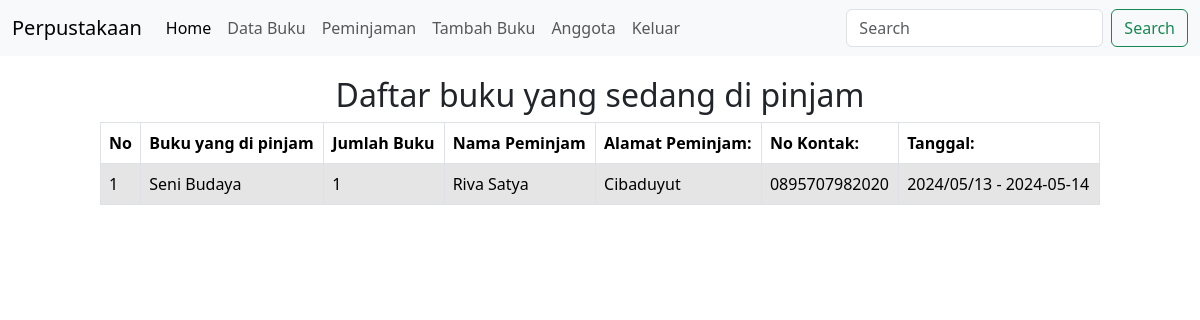
The app's page /anggota.php (signed in) with its own data.
### tables this page shows
CREATE TABLE `peminjaman` (
  `id` int(11) NOT NULL,
  `buku_dipinjam` varchar(50) NOT NULL,
  `jumlah` varchar(50) NOT NULL,
  `nama` varchar(50) NOT NULL,
  `alamat` varchar(50) NOT NULL,
  `kontak` varchar(50) NOT NULL,
  `tanggal` varchar(10) NOT NULL
);

### anggota.php (the view, shortened to what this page needs)
<?php
include 'function.php';
$d=strtotime("tomorrow");
$result = mysqli_query($conn,"SELECT * FROM peminjaman");
?>
<!DOCTYPE html>
<html lang="en">
<head>
    <link href="https://cdn.jsdelivr.net/npm/bootstrap@5.3.3/dist/css/bootstrap.min.css" rel="stylesheet">
</head>
<body>
<nav class="navbar navbar-expand-lg bg-body-tertiary">
  <div class="container-fluid">
    <div class="collapse navbar-collapse" id="navbarTogglerDemo01">
      <a class="navbar-brand" href="admin.php">Perpustakaan</a>
      <ul class="navbar-nav me-auto mb-2 mb-lg-0">
        <li class="nav-item">
          <a class="nav-link active" aria-current="page" href="admin.php">Home</a>
        </li>
        <li class="nav-item">
          <a class="nav-link" href="data.php">Data Buku</a>
        </li>
        <li class="nav-item">
          <a class="nav-link" href="peminjaman.php">Peminjaman</a>
        </li>
        <li class="nav-item">
          <a class="nav-link" href="tambah.php">Tambah Buku</a>
        </li>
        <li class="nav-item">
          <a class="nav-link" href="anggota.php">Anggota</a>
        </li>
        <li class="nav-item">
          <a class="nav-link" href="logout.php">Keluar</a>
        </li>
      </ul>
      <form class="d-flex" role="search">
        <input class="form-control me-2" type="search" placeholder="Search" aria-label="Search">
        <button class="btn btn-outline-success" type="submit" name="cari">Search</button>
      </form>
    </div>
  </div>
</nav>
<h2 style="text-align:center; margin-top:20px;">Daftar buku yang sedang di pinjam</h2>
<div id="container" style="max-width:1000px; margin:auto;">
<table class="table table-bordered ">
  <thead class="table">
    <th>No</th>
    <th>Buku yang di pinjam</th>
    <th>Jumlah Buku</th>
    <th>Nama Peminjam</th>
    <th>Alamat Peminjam:</th>
    <th>No Kontak:</th>
    <th>Tanggal:</th>
  </thead>
 <?php
    $no=1;
 while($row=mysqli_fetch_assoc($result))  { ?>
    <tr class="table-active">
     <td><?= $no ?></td>
     <td><?= $row["buku_dipinjam"]; ?></td>
     <td><?= $row["jumlah"]; ?></td>
     <td><?= $row["nama"];?></td>
     <td><?= $row["alamat"]; ?></td>
     <td><?= $row["kontak"]; ?></td>
     <td><?= date("Y/m/d") ;?> - <?= date("Y-m-d", $d)  ;?></td>
</tr>
<?php $no++; }?>
</table>
</body>
</html>

### records on screen
peminjaman: buku_dipinjam "Seni Budaya", jumlah "1", nama "Riva Satya", alamat "Cibaduyut", kontak "0895707982020"
